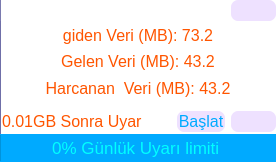
<?xml version="1.0" encoding="UTF-8"?>
<ui version="4.0">
 <class>MainWindow</class>
 <widget class="QMainWindow" name="MainWindow">
  <property name="geometry">
   <rect>
    <x>0</x>
    <y>0</y>
    <width>197</width>
    <height>162</height>
   </rect>
  </property>
  <property name="windowTitle">
   <string>MainWindow</string>
  </property>
  <property name="styleSheet">
   <string notr="true">*{
	border: none;
	background-color: transparent;
	background: transparent;
	padding: 0;
	margin: 0;
	font: 63 12pt &quot;Bahnschrift SemiBold Condensed&quot;;
	color: rgb(85, 255, 127);font-size: 12pt;
	color: rgb(255, 85, 0);
}
#widget{background-color: rgb(255, 255, 255,10)}
QPushButton:hover{background-color: rgb(0, 100, 255,70);}
QPushButton{
	color: rgb(0, 170, 255);
  padding: 1px 1px;
	 border-radius:7px;
	background-color: rgb(170,100, 255,50);}
#widget_2{background-color: rgb(255, 255, 255,20);}
#centralwidget{;border-left: 1px solid rgb(0, 0, 100,150)}
QSpinBox{	background-color: rgb(0, 0, 0,40);font-size:12;}
QSpinBox:hover{background-color: rgb(91, 88, 110,120);}</string>
  </property>
  <widget class="QWidget" name="centralwidget">
   <layout class="QHBoxLayout" name="horizontalLayout">
    <property name="spacing">
     <number>0</number>
    </property>
    <property name="leftMargin">
     <number>0</number>
    </property>
    <property name="topMargin">
     <number>0</number>
    </property>
    <property name="rightMargin">
     <number>0</number>
    </property>
    <property name="bottomMargin">
     <number>0</number>
    </property>
    <item>
     <spacer name="horizontalSpacer_2">
      <property name="orientation">
       <enum>Qt::Horizontal</enum>
      </property>
      <property name="sizeHint" stdset="0">
       <size>
        <width>40</width>
        <height>20</height>
       </size>
      </property>
     </spacer>
    </item>
    <item>
     <widget class="QWidget" name="widget" native="true">
      <property name="styleSheet">
       <string notr="true"/>
      </property>
      <layout class="QVBoxLayout" name="verticalLayout_2">
       <property name="spacing">
        <number>2</number>
       </property>
       <property name="leftMargin">
        <number>0</number>
       </property>
       <property name="topMargin">
        <number>0</number>
       </property>
       <property name="rightMargin">
        <number>0</number>
       </property>
       <property name="bottomMargin">
        <number>0</number>
       </property>
       <item>
        <widget class="QWidget" name="widget_2" native="true">
         <property name="sizePolicy">
          <sizepolicy hsizetype="Preferred" vsizetype="Fixed">
           <horstretch>0</horstretch>
           <verstretch>0</verstretch>
          </sizepolicy>
         </property>
         <layout class="QHBoxLayout" name="horizontalLayout_2">
          <property name="spacing">
           <number>0</number>
          </property>
          <property name="leftMargin">
           <number>0</number>
          </property>
          <property name="topMargin">
           <number>0</number>
          </property>
          <property name="rightMargin">
           <number>0</number>
          </property>
          <property name="bottomMargin">
           <number>0</number>
          </property>
          <item alignment="Qt::AlignRight">
           <widget class="QPushButton" name="pushButton_3">
            <property name="text">
             <string/>
            </property>
            <property name="icon">
             <iconset resource="QSS/QSS_Resources.qrc">
              <normaloff>:/icon/Icons/window_close_focus.png</normaloff>:/icon/Icons/window_close_focus.png</iconset>
            </property>
            <property name="iconSize">
             <size>
              <width>33</width>
              <height>29</height>
             </size>
            </property>
           </widget>
          </item>
         </layout>
        </widget>
       </item>
       <item>
        <widget class="QLabel" name="label">
         <property name="text">
          <string>giden Veri (MB): 73.2</string>
         </property>
         <property name="alignment">
          <set>Qt::AlignCenter</set>
         </property>
        </widget>
       </item>
       <item>
        <widget class="QLabel" name="label_2">
         <property name="text">
          <string>Gelen Veri (MB): 43.2</string>
         </property>
         <property name="alignment">
          <set>Qt::AlignCenter</set>
         </property>
        </widget>
       </item>
       <item>
        <widget class="QLabel" name="label_3">
         <property name="text">
          <string>Harcanan  Veri (MB): 43.2</string>
         </property>
         <property name="alignment">
          <set>Qt::AlignCenter</set>
         </property>
        </widget>
       </item>
       <item>
        <widget class="QFrame" name="frame">
         <property name="frameShape">
          <enum>QFrame::StyledPanel</enum>
         </property>
         <property name="frameShadow">
          <enum>QFrame::Raised</enum>
         </property>
         <layout class="QHBoxLayout" name="horizontalLayout_3">
          <property name="leftMargin">
           <number>0</number>
          </property>
          <property name="rightMargin">
           <number>0</number>
          </property>
          <property name="bottomMargin">
           <number>0</number>
          </property>
          <item>
           <widget class="QDoubleSpinBox" name="doubleSpinBox">
            <property name="accelerated">
             <bool>false</bool>
            </property>
            <property name="correctionMode">
             <enum>QAbstractSpinBox::CorrectToPreviousValue</enum>
            </property>
            <property name="prefix">
             <string/>
            </property>
            <property name="suffix">
             <string>GB Sonra Uyar</string>
            </property>
            <property name="decimals">
             <number>2</number>
            </property>
            <property name="minimum">
             <double>0.010000000000000</double>
            </property>
            <property name="singleStep">
             <double>0.150000000000000</double>
            </property>
           </widget>
          </item>
          <item>
           <widget class="QPushButton" name="pushButton">
            <property name="text">
             <string>Başlat</string>
            </property>
            <property name="checkable">
             <bool>true</bool>
            </property>
           </widget>
          </item>
          <item>
           <widget class="QPushButton" name="pushButton_2">
            <property name="text">
             <string/>
            </property>
            <property name="icon">
             <iconset resource="QSS/QSS_Resources.qrc">
              <normaloff>:/icon/Icons/refresh-ccw.png</normaloff>:/icon/Icons/refresh-ccw.png</iconset>
            </property>
            <property name="iconSize">
             <size>
              <width>17</width>
              <height>24</height>
             </size>
            </property>
           </widget>
          </item>
         </layout>
        </widget>
       </item>
       <item>
        <widget class="QProgressBar" name="progressBar">
         <property name="styleSheet">
          <string notr="true">background-color: rgb(0, 170, 255);
color: rgb(0, 255, 255);
font-size:13pt</string>
         </property>
         <property name="value">
          <number>0</number>
         </property>
         <property name="alignment">
          <set>Qt::AlignCenter</set>
         </property>
         <property name="textVisible">
          <bool>true</bool>
         </property>
         <property name="orientation">
          <enum>Qt::Horizontal</enum>
         </property>
         <property name="invertedAppearance">
          <bool>false</bool>
         </property>
         <property name="textDirection">
          <enum>QProgressBar::TopToBottom</enum>
         </property>
         <property name="format">
          <string>%p% Günlük Uyarı limiti </string>
         </property>
        </widget>
       </item>
      </layout>
     </widget>
    </item>
    <item>
     <spacer name="horizontalSpacer">
      <property name="orientation">
       <enum>Qt::Horizontal</enum>
      </property>
      <property name="sizeHint" stdset="0">
       <size>
        <width>40</width>
        <height>20</height>
       </size>
      </property>
     </spacer>
    </item>
   </layout>
  </widget>
 </widget>
 <resources>
  <include location="QSS/QSS_Resources.qrc"/>
 </resources>
 <connections/>
</ui>
